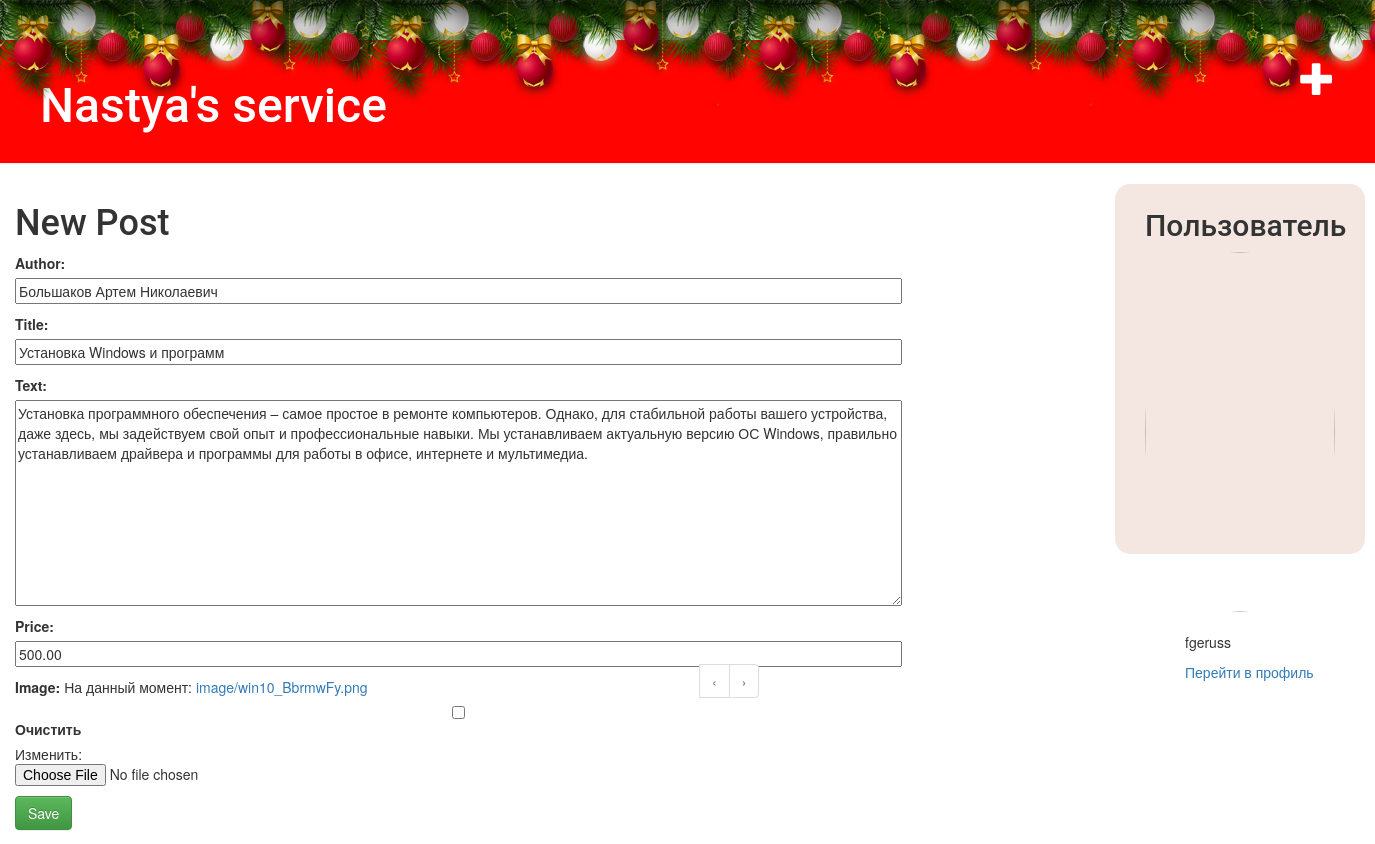
Screenshot of /post/1/edit/ (signed in) with the database file from the repository.
### dz/models.py (models this page shows, shortened)
class Service(models.Model):
	worker = models.ForeignKey(settings.AUTH_USER_MODEL, on_delete=models.CASCADE)
	author = models.CharField(max_length=100, default='')
	title = models.CharField(max_length=200)
	text = models.TextField()
	price = models.DecimalField(max_digits=15, decimal_places=2, default=0)
	created_date = models.DateTimeField(default=timezone.now())
	published_date = models.DateTimeField(blank=True, null=True)
	image = models.ImageField(upload_to='image', null=True, blank=True)

### dz/views.py (the view)
# urls.py: path('post/<int:pk>/edit/', views.post_edit, name='post_edit'),
def post_edit(request, pk):
	post = get_object_or_404(Service, pk=pk)
	if request.method == "POST":
		form = PostForm(request.POST, request.FILES, instance=post)
		if form.is_valid():
			post = form.save(commit=False)
			post.worker = request.user
			post.published_date = timezone.now()
			post.save()
			return redirect('post_detail', pk=post.pk)
	else:
		form = PostForm(instance=post)
	return render(request, 'blog/post_edit.html', {'form': form})

### dz/forms.py
class PostForm(forms.ModelForm):
	class Meta:
		model = Service
		fields = ('author', 'title', 'text', 'price', 'image')

### templates/blog/post_edit.html (shortened to what this page needs)
{% extends 'blog/base.html' %}
{% block content %}
    <h1>New Post</h1>
    <form method="POST" enctype="multipart/form-data" class="post-form">
        {{ form.as_p }}
        <button type="submit" class="btn btn-success">Save</button>
    </form>
{% endblock %}

### templates/blog/base.html (shortened to what this page needs)
{% load static %}
{% load avatar_tags %}
<html>
    <head>
        <link rel="stylesheet" href="//maxcdn.bootstrapcdn.com/bootstrap/3.2.0/css/bootstrap.min.css">
        <link rel="stylesheet" href="//maxcdn.bootstrapcdn.com/bootstrap/3.2.0/css/bootstrap-theme.min.css">
        <link rel="stylesheet" href="{% static 'css/blog.css' %}">
        <link rel="stylesheet" href="{% static 'css/style.css' %}">
    </head>
    <body>
    <div class="b-page_newyear">
            <div class="b-page__content">
        <i class="b-head-decor">
            <i class="b-head-decor__inner b-head-decor__inner_n1">
              <div class="b-ball b-ball_n1 b-ball_bounce" data-note="0"><div class="b-ball__right"></div><div class="b-ball__i"></div></div>
              <div class="b-ball b-ball_n2 b-ball_bounce" data-note="1"><div class="b-ball__right"></div><div class="b-ball__i"></div></div>
              <div class="b-ball b-ball_n3 b-ball_bounce" data-note="2"><div class="b-ball__right"></div><div class="b-ball__i"></div></div>
              <div class="b-ball b-ball_n4 b-ball_bounce" data-note="3"><div class="b-ball__right"></div><div class="b-ball__i"></div></div>
              <div class="b-ball b-ball_n5 b-ball_bounce" data-note="4"><div class="b-ball__right"></div><div class="b-ball__i"></div></div>
              <div class="b-ball b-ball_n6 b-ball_bounce" data-note="5"><div class="b-ball__right"></div><div class="b-ball__i"></div></div>
              <div class="b-ball b-ball_n7 b-ball_bounce" data-note="6"><div class="b-ball__right"></div><div class="b-ball__i"></div></div>
              <div class="b-ball b-ball_n8 b-ball_bounce" data-note="7"><div class="b-ball__right"></div><div class="b-ball__i"></div></div>
              <div class="b-ball b-ball_n9 b-ball_bounce" data-note="8"><div class="b-ball__right"></div><div class="b-ball__i"></div></div>
              <div class="b-ball b-ball_i1"><div class="b-ball__right"></div><div class="b-ball__i"></div></div>
              <div class="b-ball b-ball_i2"><div class="b-ball__right"></div><div class="b-ball__i"></div></div>
              <div class="b-ball b-ball_i3"><div class="b-ball__right"></div><div class="b-ball__i"></div></div>
              <div class="b-ball b-ball_i4"><div class="b-ball__right"></div><div class="b-ball__i"></div></div>
              <div class="b-ball b-ball_i5"><div class="b-ball__right"></div><div class="b-ball__i"></div></div>
              <div class="b-ball b-ball_i6"><div class="b-ball__right"></div><div class="b-ball__i"></div></div>
            </i>
            <i class="b-head-decor__inner b-head-decor__inner_n2">
              <div class="b-ball b-ball_n1 b-ball_bounce" data-note="9"><div class="b-ball__right"></div><div class="b-ball__i"></div></div>
              <div class="b-ball b-ball_n2 b-ball_bounce" data-note="10"><div class="b-ball__right"></div><div class="b-ball__i"></div></div>
              <div class="b-ball b-ball_n3 b-ball_bounce" data-note="11"><div class="b-ball__right"></div><div class="b-ball__i"></div></div>
              <div class="b-ball b-ball_n4 b-ball_bounce" data-note="12"><div class="b-ball__right"></div><div class="b-ball__i"></div></div>
              <div class="b-ball b-ball_n5 b-ball_bounce" data-note="13"><div class="b-ball__right"></div><div class="b-ball__i"></div></div>
              <div class="b-ball b-ball_n6 b-ball_bounce" data-note="14"><div class="b-ball__right"></div><div class="b-ball__i"></div></div>
              <div class="b-ball b-ball_n7 b-ball_bounce" data-note="15"><div class="b-ball__right"></div><div class="b-ball__i"></div></div>
              <div class="b-ball b-ball_n8 b-ball_bounce" data-note="16"><div class="b-ball__right"></div><div class="b-ball__i"></div></div>
              <div class="b-ball b-ball_n9 b-ball_bounce" data-note="17"><div class="b-ball__right"></div><div class="b-ball__i"></div></div>
              <div class="b-ball b-ball_i1"><div class="b-ball__right"></div><div class="b-ball__i"></div></div>
              <div class="b-ball b-ball_i2"><div class="b-ball__right"></div><div class="b-ball__i"></div></div>
              <div class="b-ball b-ball_i3"><div class="b-ball__right"></div><div class="b-ball__i"></div></div>
              <div class="b-ball b-ball_i4"><div class="b-ball__right"></div><div class="b-ball__i"></div></div>
              <div class="b-ball b-ball_i5"><div class="b-ball__right"></div><div class="b-ball__i"></div></div>
              <div class="b-ball b-ball_i6"><div class="b-ball__right"></div><div class="b-ball__i"></div></div>
            </i>
            <i class="b-head-decor__inner b-head-decor__inner_n3">
              <div class="b-ball b-ball_n1 b-ball_bounce" data-note="18"><div class="b-ball__right"></div><div class="b-ball__i"></div></div>
              <div class="b-ball b-ball_n2 b-ball_bounce" data-note="19"><div class="b-ball__right"></div><div class="b-ball__i"></div></div>
              <div class="b-ball b-ball_n3 b-ball_bounce" data-note="20"><div class="b-ball__right"></div><div class="b-ball__i"></div></div>
              <div class="b-ball b-ball_n4 b-ball_bounce" data-note="21"><div class="b-ball__right"></div><div class="b-ball__i"></div></div>
              <div class="b-ball b-ball_n5 b-ball_bounce" data-note="22"><div class="b-ball__right"></div><div class="b-ball__i"></div></div>
              <div class="b-ball b-ball_n6 b-ball_bounce" data-note="23"><div class="b-ball__right"></div><div class="b-ball__i"></div></div>
              <div class="b-ball b-ball_n7 b-ball_bounce" data-note="24"><div class="b-ball__right"></div><div class="b-ball__i"></div></div>
              <div class="b-ball b-ball_n8 b-ball_bounce" data-note="25"><div class="b-ball__right"></div><div class="b-ball__i"></div></div>
              <div class="b-ball b-ball_n9 b-ball_bounce" data-note="26"><div class="b-ball__right"></div><div class="b-ball__i"></div></div>
              <div class="b-ball b-ball_i1"><div class="b-ball__right"></div><div class="b-ball__i"></div></div>
              <div class="b-ball b-ball_i2"><div class="b-ball__right"></div><div class="b-ball__i"></div></div>
              <div class="b-ball b-ball_i3"><div class="b-ball__right"></div><div class="b-ball__i"></div></div>
              <div class="b-ball b-ball_i4"><div class="b-ball__right"></div><div class="b-ball__i"></div></div>
              <div class="b-ball b-ball_i5"><div class="b-ball__right"></div><div class="b-ball__i"></div></div>
              <div class="b-ball b-ball_i6"><div class="b-ball__right"></div><div class="b-ball__i"></div></div>
            </i>
            <i class="b-head-decor__inner b-head-decor__inner_n4">
              <div class="b-ball b-ball_n1 b-ball_bounce" data-note="27"><div class="b-ball__right"></div><div class="b-ball__i"></div></div>
              <div class="b-ball b-ball_n2 b-ball_bounce" data-note="28"><div class="b-ball__right"></div><div class="b-ball__i"></div></div>
              <div class="b-ball b-ball_n3 b-ball_bounce" data-note="29"><div class="b-ball__right"></div><div class="b-ball__i"></div></div>
              <div class="b-ball b-ball_n4 b-ball_bounce" data-note="30"><div class="b-ball__right"></div><div class="b-ball__i"></div></div>
              <div class="b-ball b-ball_n5 b-ball_bounce" data-note="31"><div class="b-ball__right"></div><div class="b-ball__i"></div></div>
              <div class="b-ball b-ball_n6 b-ball_bounce" data-note="32"><div class="b-ball__right"></div><div class="b-ball__i"></div></div>
              <div class="b-ball b-ball_n7 b-ball_bounce" data-note="33"><div class="b-ball__right"></div><div class="b-ball__i"></div></div>
              <div class="b-ball b-ball_i1"><div class="b-ball__right"></div><div class="b-ball__i"></div></div>
              <div class="b-ball b-ball_i2"><div class="b-ball__right"></div><div class="b-ball__i"></div></div>
              <div class="b-ball b-ball_i3"><div class="b-ball__right"></div><div class="b-ball__i"></div></div>
              <div class="b-ball b-ball_i4"><div class="b-ball__right"></div><div class="b-ball__i"></div></div>
            </i>
        </i>
        </div>
    </div>
        <div class="page-header">
            {% if user.is_authenticated %}
                <a href="{% url 'post_new' %}" class="top-menu"><span class="glyphicon glyphicon-plus"></span></a>
                <h1><a href="/">Nastya's service</a></h1>
            {% else %}
                <a href="{% url 'login' %}" class="top-menu"><span class="glyphicon glyphicon-lock"></span></a>
                <h1><a href="/">Nastya's service</a></h1>
            {% endif %}
        </div>
        <div class="col-md-8">
            {% if user.is_authenticated %}
                <div class="id_username">
                    <h2 >Пользователь</h2>
                    <img src="{% avatar_url user 265%}" class="Avatar_main">
                    <div class="id_1">
                        <br/>
                        <p>{{ user.username }}</p>
                        <a href="{% url 'profile' %}">Перейти в профиль</a>
                    </div>
                </div>
            {% endif %}
            {% block content %}
            {% endblock %}
        </div>
        <div class="ttt">
        <div>
            <nav>
            <ul class="pagination">
        <li>
          {% if posts.has_previous %}
             <li class="previous"> <a href="?page={{ posts.previous_page_number }}">
             <span aria-hidden="true">‹</span></a>
          {% else %}
              <li class="previous disabled"><a>‹</a>
          {% endif %}
        </li>
        <li class="page-item">
          {% if posts.has_next %}
            <li class="previous"> <a href="?page={{ posts.next_page_number }}">›</a></li>
          {% else %}
              <li class="next disabled"><a>›</a>
          {% endif %}
        </li>
      </ul>
    </nav>
  </div>
</div>
    </body>
</html>

### dz/static/css/blog.css (style rules this page uses)
.page-header { background-color: rgb(255, 4, 0); margin-top: 0; padding: 20px 20px 20px 40px; }
.page-header h1, .page-header h1 a, .page-header h1 a:visited, .page-header h1 a:active { color: #ffffff; font-size: 36pt; text-decoration: none; }
h1, h2, h3, h4 { font-family: 'Roboto'; }
.post-form textarea, .post-form input { width: 100%; }
.top-menu { color: #ffffff; float: right; font-size: 26pt; margin-right: 20px; }
.id_username { position: absolute; margin: 0 1100px; padding: 5px 30px; background: rgba(204, 141, 112, 0.21); border-radius: 15px; width: 250px; height: 370px }
img.Avatar_main { width: 100%; border-radius: 50%; }
.ttt { position: absolute; margin: 460px 700px; width: 500px; height: 0; }
.id_1 { position: absolute; margin: 0 40px; }

### dz/static/css/style.css (style rules this page uses)
body { position:relative; z-index:0; margin:0; padding:0 0 1em 0; background-repeat: no-repeat; background-size: cover; background-attachment: fixed; background-position: center top; }
.b-page__content { min-height: 40px; }
.b-head-decor { display:none }
.b-page_newyear .b-head-decor { position:absolute; top:0; left:0; display:block; height:115px; width:100%; overflow:hidden; background:url(balls/b-head-decor_newyear.png) repeat-x 0 0 }
.b-page_newyear .b-head-decor__inner { position:absolute;top:0;left:0;height:115px;display:block;width:373px }
.b-page_newyear .b-head-decor::before { content:'';display:block;position:absolute;top:-115px;left:0;z-index:3;height:115px;display:block;width:100%;box-shadow:0 15px 30px rgba(0,0,0,0.75) }
.b-page_newyear .b-head-decor__inner_n2 { left:373px }
.b-page_newyear .b-head-decor__inner_n3 { left:746px }
.b-page_newyear .b-head-decor__inner_n4 { left:1119px }
.b-ball { position:absolute }
.b-ball_n1 { top:0;left:3px;width:59px;height:83px }
.b-ball_n2 { top:-19px;left:51px;width:55px;height:70px }
.b-ball_n3 { top:9px;left:88px;width:49px;height:67px }
.b-ball_n4 { top:0;left:133px;width:57px;height:102px }
.b-ball_n5 { top:0;left:166px;width:49px;height:57px }
.b-ball_n6 { top:6px;left:200px;width:54px;height:70px }
.b-ball_n7 { top:0;left:240px;width:56px;height:67px }
.b-ball_n8 { top:0;left:283px;width:54px;height:53px }
.b-ball_n9 { top:10px;left:321px;width:49px;height:66px }
.b-ball_n1 .b-ball__i { background:url(balls/b-ball_n1.png) no-repeat }
.b-ball_n2 .b-ball__i { background:url(balls/b-ball_n2.png) no-repeat }
.b-ball_n3 .b-ball__i { background:url(balls/b-ball_n3.png) no-repeat }
.b-ball_n4 .b-ball__i { background:url(balls/b-ball_n4.png) no-repeat }
.b-ball_n5 .b-ball__i { background:url(balls/b-ball_n5.png) no-repeat }
.b-ball_n6 .b-ball__i { background:url(balls/b-ball_n6.png) no-repeat }
.b-ball_n7 .b-ball__i { background:url(balls/b-ball_n7.png) no-repeat }
.b-ball_n8 .b-ball__i { background:url(balls/b-ball_n8.png) no-repeat }
.b-ball_n9 .b-ball__i { background:url(balls/b-ball_n9.png) no-repeat }
.b-ball_i1 .b-ball__i { background:url(balls/b-ball_i1.png) no-repeat }
.b-ball_i2 .b-ball__i { background:url(balls/b-ball_i2.png) no-repeat }
.b-ball_i3 .b-ball__i { background:url(balls/b-ball_i3.png) no-repeat }
.b-ball_i4 .b-ball__i { background:url(balls/b-ball_i4.png) no-repeat }
.b-ball_i5 .b-ball__i { background:url(balls/b-ball_i5.png) no-repeat }
.b-ball_i6 .b-ball__i { background:url(balls/b-ball_i6.png) no-repeat }
.b-ball_i1 { top:0;left:0;width:25px;height:71px }
.b-ball_i2 { top:0;left:25px;width:61px;height:27px }
.b-ball_i3 { top:0;left:176px;width:29px;height:31px }
.b-ball_i4 { top:0;left:205px;width:50px;height:51px }
.b-ball_i5 { top:0;left:289px;width:78px;height:28px }
.b-ball_i6 { top:0;left:367px;width:6px;height:69px }
.b-ball__i { position:absolute; width:100%; height:100%; -webkit-transform-origin:50% 0; -moz-transform-origin:50% 0; -o-transform-origin:50% 0; transform-origin:50% 0; -webkit-transition:all .3s ease-in-out; -moz-transition:all .3s ease-in-out; -o-transition:all .3s ease-in-out; transition:all .3s ease-in-out; pointer-events:none }
.b-ball_bounce .b-ball__right { position:absolute;top:0;right:0;left:50%;bottom:0;z-index:9 }

### rows the page displays
Service: author "Большаков Артем Николаевич", title "Установка Windows и программ", text "Установка программного обеспечения – самое простое в ремонте компьютеров. Однако, для стабильной работы вашего устройства, даже здесь, мы задействуем свой опыт и профессиональные навыки. Мы устанавливаем актуальную версию ОС Windows, правильно устанавливаем драйвера и программы для работы в офисе, интернете и мультимедиа.", price "500.00"

### other values shown
{{ user.username }} "fgeruss"
